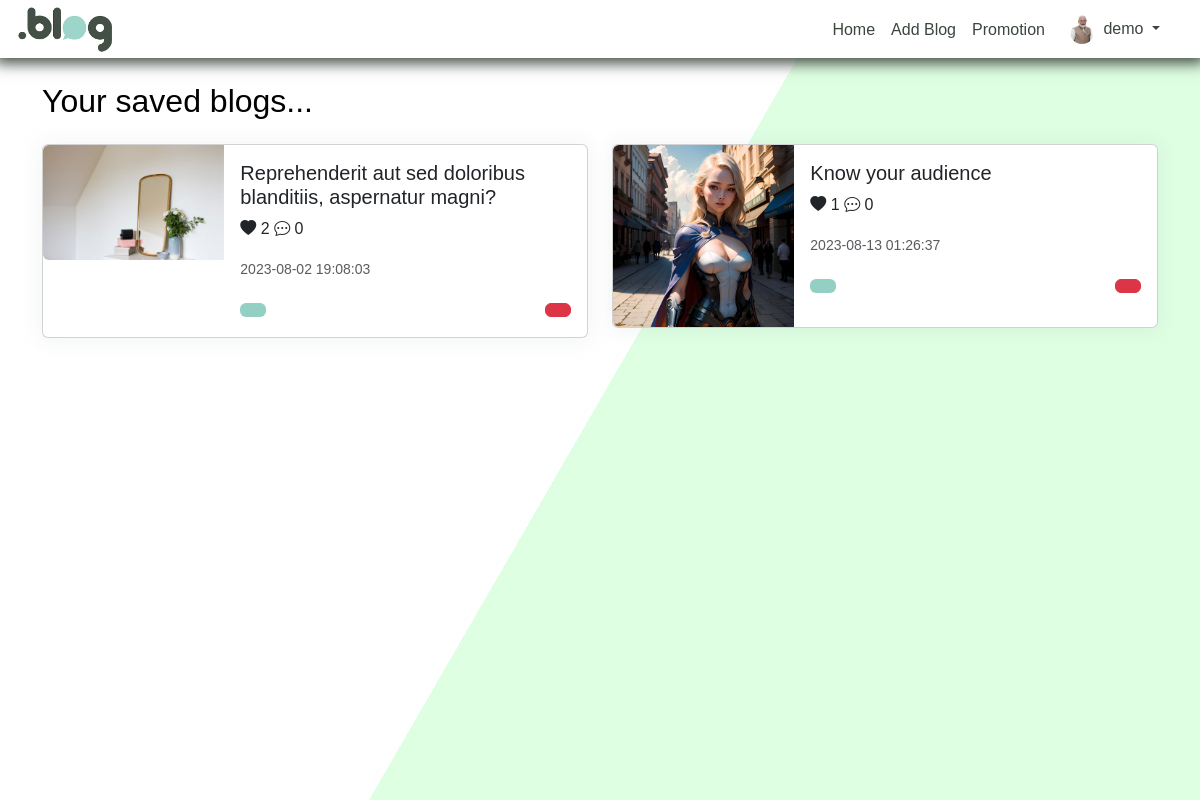
The app's page /saved_post.php (signed in) with its own data.
### tables this page shows
CREATE TABLE `users` (
  `user_id` int(11) NOT NULL,
  `name` varchar(100) NOT NULL,
  `email` varchar(100) NOT NULL,
  `password` varchar(100) NOT NULL,
  `user_type` enum('client','admin') NOT NULL DEFAULT 'client',
  `image` varchar(100) DEFAULT NULL
);

CREATE TABLE `saved_posts` (
  `save_id` int(11) NOT NULL,
  `post_id` int(11) NOT NULL,
  `user_id` int(11) NOT NULL
);

CREATE TABLE `blog_posts` (
  `post_id` int(11) NOT NULL,
  `user_id` int(11) NOT NULL,
  `title` text NOT NULL,
  `content` text NOT NULL,
  `like_count` int(11) DEFAULT NULL,
  `comment_count` int(11) DEFAULT NULL,
  `image` text,
  `category_id` int(11) NOT NULL,
  `created_at` datetime NOT NULL DEFAULT CURRENT_TIMESTAMP
);

### saved_post.php (the view, shortened to what this page needs)
<!DOCTYPE html>
<html lang="en">
<head>
  <link rel="stylesheet" href="./vendor/css/profile.css">
</head>
<body>
  <?php
  require "./navbar_dash.php";
  ?>
  <?php
  $user_id = $_SESSION["user_id"];
  $q = "SELECT * FROM saved_posts WHERE user_id=$user_id";
  $rq = mysqli_query($conn, $q);
  if (mysqli_num_rows($rq) > 0) {
    $q = "SELECT *
    FROM blog_posts
    JOIN saved_posts ON blog_posts.post_id = saved_posts.post_id
    WHERE saved_posts.user_id=$user_id";
    $fetchBlogRunQuery = mysqli_query($conn, $q);
  } else {
    $q = "SELECT *
    FROM blog_posts
    JOIN saved_posts ON blog_posts.post_id = saved_posts.post_id
    WHERE saved_posts.user_id=$user_id";
    $fetchBlogRunQuery = mysqli_query($conn, $q);
  }
  ?>
  <div class="container my-4">
    <div class="row">
      <h2 class="col-sm-12 mb-4">Your saved blogs...</h2>
      <?php
      $count = mysqli_num_rows($fetchBlogRunQuery);
      if ($count == 0) {
        $msg = "Not found any saved Post!!";
        echo "
          <p class='text-danger fs-4'>$msg</p>
        ";
      } else {
        while ($result = mysqli_fetch_assoc($fetchBlogRunQuery)) {
          if ($result["comment_count"] == null) {
            $result["comment_count"] = 0;
          }
          ?>
          <div class="col-sm-6">
            <div class="card mb-3">
              <div class="row g-0">
                <div class="col-md-4">
                  <img src="<?= $result["image"] ?>" onerror="this.src='assets/site_logo.png'"
                    class="img-fluid rounded-start" alt="...">
                </div>
                <div class="col-md-8">
                  <div class="card-body">
                    <h5 class="card-title">
                      <?= $result["title"] ?>
                    </h5>
                    <p class="card-text">
                      <i class="bi bi-heart-fill"></i> <span>
                        <?= $result["like_count"] ?>
                      </span>
                      <i class="bi bi-chat-dots"></i> <span>
                        <?= $result["comment_count"] ?>
                      </span>
                    </p>
                    <p class="card-text"><small class="text-body-secondary">
                        <?= $result["created_at"] ?>
                      </small>
                    </p>
                    <a href="single_post.php?post_id=<?= $result["post_id"] ?>">
                      <button class="btn btn-custom">
                      </button>
                    </a>
                    <form method="post" style="float:right;">
                      <button class="btn btn-danger" type="submit" name="delete">
                      </button>
                    </form>
                  </div>
                </div>
              </div>
            </div>
          </div>
          <?php
        }
      }
      ?>
    </div>
  </div>
</body>
</html>
<div class="bg"></div>
<div class="bg bg2"></div>
<div class="bg bg3"></div>

### navbar_dash.php (shortened to what this page needs)
<!DOCTYPE html>
<html lang="en">
<head>
  <link href="https://cdn.jsdelivr.net/npm/bootstrap@5.3.1/dist/css/bootstrap.min.css" rel="stylesheet">
  <link rel="stylesheet" href="./vendor/css/style.css">
  <link rel="stylesheet" href="https://cdnjs.cloudflare.com/ajax/libs/line-awesome/1.3.0/line-awesome/css/line-awesome.min.css" />
  <link rel="stylesheet" href="./vendor/css/main.css">
  <link rel="stylesheet" href="./vendor/swiper/swiper-bundle.min.css">
  <link href="./lib/css/bootstrap-icons/bootstrap-icons.css" rel="stylesheet">
</head>
<?php
include "connection.php";
$user_id = $_SESSION["user_id"];
$query = "SELECT * FROM Users WHERE user_id='$user_id'";
$runquery = mysqli_query($conn, $query);
$row = mysqli_fetch_assoc($runquery);
$name = $row["name"];
?>
<body>
  <header class="p-1 header_nav">
    <div class="container-fluid">
      <div class="d-flex flex-wrap align-items-center justify-content-center justify-content-lg-start">
        <a href="./dashboard.php" class="d-flex align-items-center mb-2 mb-lg-0 text-white text-decoration-none">
          <img src="./assets/site_logo.png" alt="logo" height="50">
        </a>
        <ul class="nav col-12 col-lg-auto me-2 mb-2 justify-content-center mb-md-0 ms-auto ">
          <li><a href="./dashboard.php" class="nav-link px-2 mt-1 ">Home</a></li>
          <li><a href="./add_blog.php" class="nav-link px-2 mt-1">Add Blog</a></li>
          <li><a href="./promotion_plans.php" class="nav-link px-2 mt-1">Promotion </a></li>
          <li class="nav-item dropdown pe-3">
            <a class="nav-link nav-profile d-flex align-items-center pe-0" href="#" data-bs-toggle="dropdown">
              <img src="<?= $row["image"] ?>" onerror="this.src='assets/profile.png'" alt="Profile" class="rounded-circle" height="30">
              <span class="d-none d-md-block dropdown-toggle ps-2">
                <?= $name ?>
              </span>
            </a>
          </li>
        </ul>
      </div>
    </div>
  </header>
</body>
</html>

### records on screen
users: image (picture), name "demo"
saved_posts: post.image (picture), post.title "Reprehenderit aut sed doloribus blanditiis, aspernatur magni?", post.like_count "2", comment_count "0", post.created_at "2023-08-02 19:08:03"
saved_posts: post.image (picture), post.title "Know your audience", post.like_count "1", comment_count "0", post.created_at "2023-08-13 01:26:37"
